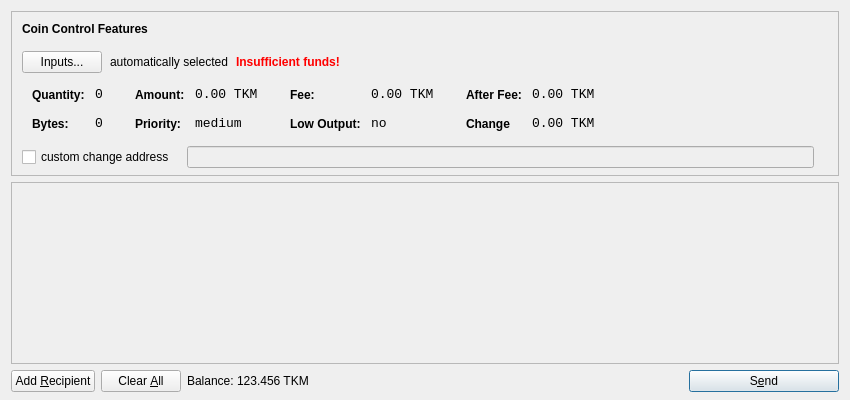
<?xml version="1.0" encoding="UTF-8"?>
<ui version="4.0">
 <class>SendCoinsDialog</class>
 <widget class="QDialog" name="SendCoinsDialog">
  <property name="geometry">
   <rect>
    <x>0</x>
    <y>0</y>
    <width>850</width>
    <height>400</height>
   </rect>
  </property>
  <property name="windowTitle">
   <string>Send Coins</string>
  </property>
  <layout class="QVBoxLayout" name="verticalLayout" stretch="0,1,0">
   <property name="bottomMargin">
    <number>8</number>
   </property>
   <item>
    <widget class="QFrame" name="frameCoinControl">
     <property name="sizePolicy">
      <sizepolicy hsizetype="Expanding" vsizetype="Expanding">
       <horstretch>0</horstretch>
       <verstretch>0</verstretch>
      </sizepolicy>
     </property>
     <property name="maximumSize">
      <size>
       <width>16777215</width>
       <height>16777215</height>
      </size>
     </property>
     <property name="frameShape">
      <enum>QFrame::StyledPanel</enum>
     </property>
     <property name="frameShadow">
      <enum>QFrame::Sunken</enum>
     </property>
     <layout class="QVBoxLayout" name="verticalLayoutCoinControl2">
      <property name="spacing">
       <number>-1</number>
      </property>
      <property name="leftMargin">
       <number>0</number>
      </property>
      <property name="topMargin">
       <number>0</number>
      </property>
      <property name="rightMargin">
       <number>0</number>
      </property>
      <property name="bottomMargin">
       <number>6</number>
      </property>
      <item>
       <layout class="QVBoxLayout" name="verticalLayoutCoinControl" stretch="0,0,0,0,1">
        <property name="spacing">
         <number>0</number>
        </property>
        <property name="leftMargin">
         <number>10</number>
        </property>
        <property name="topMargin">
         <number>10</number>
        </property>
        <item>
         <layout class="QHBoxLayout" name="horizontalLayoutCoinControl1">
          <property name="bottomMargin">
           <number>15</number>
          </property>
          <item>
           <widget class="QLabel" name="labelCoinControlFeatures">
            <property name="sizePolicy">
             <sizepolicy hsizetype="Preferred" vsizetype="Maximum">
              <horstretch>0</horstretch>
              <verstretch>0</verstretch>
             </sizepolicy>
            </property>
            <property name="font">
             <font>
              <weight>75</weight>
              <bold>true</bold>
             </font>
            </property>
            <property name="styleSheet">
             <string notr="true">font-weight:bold;</string>
            </property>
            <property name="text">
             <string>Coin Control Features</string>
            </property>
           </widget>
          </item>
         </layout>
        </item>
        <item>
         <layout class="QHBoxLayout" name="horizontalLayoutCoinControl2" stretch="0,0,0,0">
          <property name="spacing">
           <number>8</number>
          </property>
          <property name="bottomMargin">
           <number>10</number>
          </property>
          <item>
           <widget class="QPushButton" name="pushButtonCoinControl">
            <property name="styleSheet">
             <string notr="true"/>
            </property>
            <property name="text">
             <string>Inputs...</string>
            </property>
           </widget>
          </item>
          <item>
           <widget class="QLabel" name="labelCoinControlAutomaticallySelected">
            <property name="text">
             <string>automatically selected</string>
            </property>
            <property name="margin">
             <number>5</number>
            </property>
           </widget>
          </item>
          <item>
           <widget class="QLabel" name="labelCoinControlInsuffFunds">
            <property name="font">
             <font>
              <weight>75</weight>
              <bold>true</bold>
             </font>
            </property>
            <property name="styleSheet">
             <string notr="true">color:red;font-weight:bold;</string>
            </property>
            <property name="text">
             <string>Insufficient funds!</string>
            </property>
            <property name="margin">
             <number>5</number>
            </property>
           </widget>
          </item>
          <item>
           <spacer name="horizontalSpacerCoinControl">
            <property name="orientation">
             <enum>Qt::Horizontal</enum>
            </property>
            <property name="sizeHint" stdset="0">
             <size>
              <width>40</width>
              <height>1</height>
             </size>
            </property>
           </spacer>
          </item>
         </layout>
        </item>
        <item>
         <widget class="QWidget" name="widgetCoinControl" native="true">
          <property name="sizePolicy">
           <sizepolicy hsizetype="Preferred" vsizetype="Preferred">
            <horstretch>0</horstretch>
            <verstretch>0</verstretch>
           </sizepolicy>
          </property>
          <property name="minimumSize">
           <size>
            <width>0</width>
            <height>0</height>
           </size>
          </property>
          <property name="styleSheet">
           <string notr="true"/>
          </property>
          <layout class="QHBoxLayout" name="horizontalLayoutCoinControl5">
           <property name="leftMargin">
            <number>0</number>
           </property>
           <property name="topMargin">
            <number>0</number>
           </property>
           <property name="rightMargin">
            <number>0</number>
           </property>
           <property name="bottomMargin">
            <number>0</number>
           </property>
           <item>
            <layout class="QHBoxLayout" name="horizontalLayoutCoinControl3" stretch="0,0,0,1">
             <property name="spacing">
              <number>20</number>
             </property>
             <property name="topMargin">
              <number>0</number>
             </property>
             <property name="bottomMargin">
              <number>10</number>
             </property>
             <item>
              <layout class="QFormLayout" name="formLayoutCoinControl1">
               <property name="horizontalSpacing">
                <number>10</number>
               </property>
               <property name="verticalSpacing">
                <number>14</number>
               </property>
               <property name="leftMargin">
                <number>10</number>
               </property>
               <property name="topMargin">
                <number>4</number>
               </property>
               <property name="rightMargin">
                <number>6</number>
               </property>
               <item row="0" column="0">
                <widget class="QLabel" name="labelCoinControlQuantityText">
                 <property name="styleSheet">
                  <string notr="true">font-weight:bold;</string>
                 </property>
                 <property name="text">
                  <string>Quantity:</string>
                 </property>
                 <property name="margin">
                  <number>0</number>
                 </property>
                </widget>
               </item>
               <item row="0" column="1">
                <widget class="QLabel" name="labelCoinControlQuantity">
                 <property name="font">
                  <font>
                   <family>Monospace</family>
                   <pointsize>10</pointsize>
                  </font>
                 </property>
                 <property name="cursor">
                  <cursorShape>IBeamCursor</cursorShape>
                 </property>
                 <property name="contextMenuPolicy">
                  <enum>Qt::ActionsContextMenu</enum>
                 </property>
                 <property name="text">
                  <string>0</string>
                 </property>
                 <property name="margin">
                  <number>0</number>
                 </property>
                 <property name="textInteractionFlags">
                  <set>Qt::LinksAccessibleByMouse|Qt::TextSelectableByKeyboard|Qt::TextSelectableByMouse</set>
                 </property>
                </widget>
               </item>
               <item row="1" column="0">
                <widget class="QLabel" name="labelCoinControlBytesText">
                 <property name="styleSheet">
                  <string notr="true">font-weight:bold;</string>
                 </property>
                 <property name="text">
                  <string>Bytes:</string>
                 </property>
                </widget>
               </item>
               <item row="1" column="1">
                <widget class="QLabel" name="labelCoinControlBytes">
                 <property name="font">
                  <font>
                   <family>Monospace</family>
                   <pointsize>10</pointsize>
                  </font>
                 </property>
                 <property name="cursor">
                  <cursorShape>IBeamCursor</cursorShape>
                 </property>
                 <property name="contextMenuPolicy">
                  <enum>Qt::ActionsContextMenu</enum>
                 </property>
                 <property name="text">
                  <string>0</string>
                 </property>
                 <property name="textInteractionFlags">
                  <set>Qt::LinksAccessibleByMouse|Qt::TextSelectableByKeyboard|Qt::TextSelectableByMouse</set>
                 </property>
                </widget>
               </item>
              </layout>
             </item>
             <item>
              <layout class="QFormLayout" name="formLayoutCoinControl2">
               <property name="horizontalSpacing">
                <number>10</number>
               </property>
               <property name="verticalSpacing">
                <number>14</number>
               </property>
               <property name="leftMargin">
                <number>6</number>
               </property>
               <property name="topMargin">
                <number>4</number>
               </property>
               <property name="rightMargin">
                <number>6</number>
               </property>
               <item row="0" column="0">
                <widget class="QLabel" name="labelCoinControlAmountText">
                 <property name="styleSheet">
                  <string notr="true">font-weight:bold;</string>
                 </property>
                 <property name="text">
                  <string>Amount:</string>
                 </property>
                 <property name="margin">
                  <number>0</number>
                 </property>
                </widget>
               </item>
               <item row="0" column="1">
                <widget class="QLabel" name="labelCoinControlAmount">
                 <property name="font">
                  <font>
                   <family>Monospace</family>
                   <pointsize>10</pointsize>
                  </font>
                 </property>
                 <property name="cursor">
                  <cursorShape>IBeamCursor</cursorShape>
                 </property>
                 <property name="contextMenuPolicy">
                  <enum>Qt::ActionsContextMenu</enum>
                 </property>
                 <property name="text">
                  <string>0.00 TKM</string>
                 </property>
                 <property name="textInteractionFlags">
                  <set>Qt::LinksAccessibleByMouse|Qt::TextSelectableByKeyboard|Qt::TextSelectableByMouse</set>
                 </property>
                </widget>
               </item>
               <item row="1" column="0">
                <widget class="QLabel" name="labelCoinControlPriorityText">
                 <property name="styleSheet">
                  <string notr="true">font-weight:bold;</string>
                 </property>
                 <property name="text">
                  <string>Priority:</string>
                 </property>
                </widget>
               </item>
               <item row="1" column="1">
                <widget class="QLabel" name="labelCoinControlPriority">
                 <property name="font">
                  <font>
                   <family>Monospace</family>
                   <pointsize>10</pointsize>
                  </font>
                 </property>
                 <property name="cursor">
                  <cursorShape>IBeamCursor</cursorShape>
                 </property>
                 <property name="contextMenuPolicy">
                  <enum>Qt::ActionsContextMenu</enum>
                 </property>
                 <property name="text">
                  <string>medium</string>
                 </property>
                 <property name="textInteractionFlags">
                  <set>Qt::LinksAccessibleByMouse|Qt::TextSelectableByKeyboard|Qt::TextSelectableByMouse</set>
                 </property>
                </widget>
               </item>
              </layout>
             </item>
             <item>
              <layout class="QFormLayout" name="formLayoutCoinControl3">
               <property name="horizontalSpacing">
                <number>10</number>
               </property>
               <property name="verticalSpacing">
                <number>14</number>
               </property>
               <property name="leftMargin">
                <number>6</number>
               </property>
               <property name="topMargin">
                <number>4</number>
               </property>
               <property name="rightMargin">
                <number>6</number>
               </property>
               <item row="0" column="0">
                <widget class="QLabel" name="labelCoinControlFeeText">
                 <property name="styleSheet">
                  <string notr="true">font-weight:bold;</string>
                 </property>
                 <property name="text">
                  <string>Fee:</string>
                 </property>
                 <property name="margin">
                  <number>0</number>
                 </property>
                </widget>
               </item>
               <item row="0" column="1">
                <widget class="QLabel" name="labelCoinControlFee">
                 <property name="font">
                  <font>
                   <family>Monospace</family>
                   <pointsize>10</pointsize>
                  </font>
                 </property>
                 <property name="cursor">
                  <cursorShape>IBeamCursor</cursorShape>
                 </property>
                 <property name="contextMenuPolicy">
                  <enum>Qt::ActionsContextMenu</enum>
                 </property>
                 <property name="text">
                  <string>0.00 TKM</string>
                 </property>
                 <property name="textInteractionFlags">
                  <set>Qt::LinksAccessibleByMouse|Qt::TextSelectableByKeyboard|Qt::TextSelectableByMouse</set>
                 </property>
                </widget>
               </item>
               <item row="1" column="0">
                <widget class="QLabel" name="labelCoinControlLowOutputText">
                 <property name="styleSheet">
                  <string notr="true">font-weight:bold;</string>
                 </property>
                 <property name="text">
                  <string>Low Output:</string>
                 </property>
                </widget>
               </item>
               <item row="1" column="1">
                <widget class="QLabel" name="labelCoinControlLowOutput">
                 <property name="font">
                  <font>
                   <family>Monospace</family>
                   <pointsize>10</pointsize>
                  </font>
                 </property>
                 <property name="cursor">
                  <cursorShape>IBeamCursor</cursorShape>
                 </property>
                 <property name="contextMenuPolicy">
                  <enum>Qt::ActionsContextMenu</enum>
                 </property>
                 <property name="text">
                  <string>no</string>
                 </property>
                 <property name="textInteractionFlags">
                  <set>Qt::LinksAccessibleByMouse|Qt::TextSelectableByKeyboard|Qt::TextSelectableByMouse</set>
                 </property>
                </widget>
               </item>
              </layout>
             </item>
             <item>
              <layout class="QFormLayout" name="formLayoutCoinControl4">
               <property name="horizontalSpacing">
                <number>10</number>
               </property>
               <property name="verticalSpacing">
                <number>14</number>
               </property>
               <property name="leftMargin">
                <number>6</number>
               </property>
               <property name="topMargin">
                <number>4</number>
               </property>
               <property name="rightMargin">
                <number>6</number>
               </property>
               <item row="0" column="0">
                <widget class="QLabel" name="labelCoinControlAfterFeeText">
                 <property name="styleSheet">
                  <string notr="true">font-weight:bold;</string>
                 </property>
                 <property name="text">
                  <string>After Fee:</string>
                 </property>
                 <property name="margin">
                  <number>0</number>
                 </property>
                </widget>
               </item>
               <item row="0" column="1">
                <widget class="QLabel" name="labelCoinControlAfterFee">
                 <property name="font">
                  <font>
                   <family>Monospace</family>
                   <pointsize>10</pointsize>
                  </font>
                 </property>
                 <property name="cursor">
                  <cursorShape>IBeamCursor</cursorShape>
                 </property>
                 <property name="contextMenuPolicy">
                  <enum>Qt::ActionsContextMenu</enum>
                 </property>
                 <property name="text">
                  <string>0.00 TKM</string>
                 </property>
                 <property name="textInteractionFlags">
                  <set>Qt::LinksAccessibleByMouse|Qt::TextSelectableByKeyboard|Qt::TextSelectableByMouse</set>
                 </property>
                </widget>
               </item>
               <item row="1" column="0">
                <widget class="QLabel" name="labelCoinControlChangeText">
                 <property name="styleSheet">
                  <string notr="true">font-weight:bold;</string>
                 </property>
                 <property name="text">
                  <string>Change</string>
                 </property>
                </widget>
               </item>
               <item row="1" column="1">
                <widget class="QLabel" name="labelCoinControlChange">
                 <property name="font">
                  <font>
                   <family>Monospace</family>
                   <pointsize>10</pointsize>
                  </font>
                 </property>
                 <property name="cursor">
                  <cursorShape>IBeamCursor</cursorShape>
                 </property>
                 <property name="contextMenuPolicy">
                  <enum>Qt::ActionsContextMenu</enum>
                 </property>
                 <property name="text">
                  <string>0.00 TKM</string>
                 </property>
                 <property name="textInteractionFlags">
                  <set>Qt::LinksAccessibleByMouse|Qt::TextSelectableByKeyboard|Qt::TextSelectableByMouse</set>
                 </property>
                </widget>
               </item>
              </layout>
             </item>
            </layout>
           </item>
          </layout>
         </widget>
        </item>
        <item>
         <layout class="QHBoxLayout" name="horizontalLayoutCoinControl4" stretch="0,0,0">
          <property name="spacing">
           <number>12</number>
          </property>
          <property name="sizeConstraint">
           <enum>QLayout::SetDefaultConstraint</enum>
          </property>
          <property name="topMargin">
           <number>5</number>
          </property>
          <property name="rightMargin">
           <number>5</number>
          </property>
          <item>
           <widget class="QCheckBox" name="checkBoxCoinControlChange">
            <property name="text">
             <string>custom change address</string>
            </property>
           </widget>
          </item>
          <item>
           <widget class="QLineEdit" name="lineEditCoinControlChange">
            <property name="enabled">
             <bool>false</bool>
            </property>
            <property name="sizePolicy">
             <sizepolicy hsizetype="Expanding" vsizetype="Fixed">
              <horstretch>0</horstretch>
              <verstretch>0</verstretch>
             </sizepolicy>
            </property>
           </widget>
          </item>
          <item>
           <widget class="QLabel" name="labelCoinControlChangeLabel">
            <property name="sizePolicy">
             <sizepolicy hsizetype="Preferred" vsizetype="Expanding">
              <horstretch>0</horstretch>
              <verstretch>0</verstretch>
             </sizepolicy>
            </property>
            <property name="minimumSize">
             <size>
              <width>0</width>
              <height>0</height>
             </size>
            </property>
            <property name="text">
             <string/>
            </property>
            <property name="margin">
             <number>3</number>
            </property>
           </widget>
          </item>
         </layout>
        </item>
        <item>
         <spacer name="verticalSpacerCoinControl">
          <property name="orientation">
           <enum>Qt::Vertical</enum>
          </property>
          <property name="sizeHint" stdset="0">
           <size>
            <width>800</width>
            <height>1</height>
           </size>
          </property>
         </spacer>
        </item>
       </layout>
      </item>
     </layout>
    </widget>
   </item>
   <item>
    <widget class="QScrollArea" name="scrollArea">
     <property name="widgetResizable">
      <bool>true</bool>
     </property>
     <widget class="QWidget" name="scrollAreaWidgetContents">
      <property name="geometry">
       <rect>
        <x>0</x>
        <y>0</y>
        <width>824</width>
        <height>141</height>
       </rect>
      </property>
      <layout class="QVBoxLayout" name="verticalLayout_2">
       <property name="leftMargin">
        <number>0</number>
       </property>
       <property name="topMargin">
        <number>0</number>
       </property>
       <property name="rightMargin">
        <number>0</number>
       </property>
       <property name="bottomMargin">
        <number>0</number>
       </property>
       <item>
        <layout class="QVBoxLayout" name="entries">
         <property name="spacing">
          <number>6</number>
         </property>
        </layout>
       </item>
       <item>
        <spacer name="verticalSpacer">
         <property name="orientation">
          <enum>Qt::Vertical</enum>
         </property>
         <property name="sizeHint" stdset="0">
          <size>
           <width>20</width>
           <height>40</height>
          </size>
         </property>
        </spacer>
       </item>
      </layout>
     </widget>
    </widget>
   </item>
   <item>
    <layout class="QHBoxLayout" name="horizontalLayout">
     <item>
      <widget class="QPushButton" name="addButton">
       <property name="toolTip">
        <string>Send to multiple recipients at once</string>
       </property>
       <property name="text">
        <string>Add &amp;Recipient</string>
       </property>
       <property name="icon">
        <iconset resource="../bitcoin.qrc">
         <normaloff>:/icons/add</normaloff>:/icons/add</iconset>
       </property>
       <property name="autoDefault">
        <bool>false</bool>
       </property>
      </widget>
     </item>
     <item>
      <widget class="QPushButton" name="clearButton">
       <property name="sizePolicy">
        <sizepolicy hsizetype="Minimum" vsizetype="Fixed">
         <horstretch>0</horstretch>
         <verstretch>0</verstretch>
        </sizepolicy>
       </property>
       <property name="toolTip">
        <string>Remove all transaction fields</string>
       </property>
       <property name="text">
        <string>Clear &amp;All</string>
       </property>
       <property name="icon">
        <iconset resource="../bitcoin.qrc">
         <normaloff>:/icons/remove</normaloff>:/icons/remove</iconset>
       </property>
       <property name="autoRepeatDelay">
        <number>300</number>
       </property>
       <property name="autoDefault">
        <bool>false</bool>
       </property>
      </widget>
     </item>
     <item>
      <layout class="QHBoxLayout" name="horizontalLayout_2">
       <property name="spacing">
        <number>3</number>
       </property>
       <item>
        <widget class="QLabel" name="label">
         <property name="sizePolicy">
          <sizepolicy hsizetype="Preferred" vsizetype="Fixed">
           <horstretch>0</horstretch>
           <verstretch>0</verstretch>
          </sizepolicy>
         </property>
         <property name="text">
          <string>Balance:</string>
         </property>
        </widget>
       </item>
       <item>
        <widget class="QLabel" name="labelBalance">
         <property name="sizePolicy">
          <sizepolicy hsizetype="Preferred" vsizetype="Fixed">
           <horstretch>0</horstretch>
           <verstretch>0</verstretch>
          </sizepolicy>
         </property>
         <property name="cursor">
          <cursorShape>IBeamCursor</cursorShape>
         </property>
         <property name="text">
          <string>123.456 TKM</string>
         </property>
         <property name="textInteractionFlags">
          <set>Qt::LinksAccessibleByMouse|Qt::TextSelectableByKeyboard|Qt::TextSelectableByMouse</set>
         </property>
        </widget>
       </item>
      </layout>
     </item>
     <item>
      <spacer name="horizontalSpacer">
       <property name="orientation">
        <enum>Qt::Horizontal</enum>
       </property>
       <property name="sizeHint" stdset="0">
        <size>
         <width>40</width>
         <height>20</height>
        </size>
       </property>
      </spacer>
     </item>
     <item>
      <widget class="QPushButton" name="sendButton">
       <property name="minimumSize">
        <size>
         <width>150</width>
         <height>0</height>
        </size>
       </property>
       <property name="toolTip">
        <string>Confirm the send action</string>
       </property>
       <property name="text">
        <string>S&amp;end</string>
       </property>
       <property name="icon">
        <iconset resource="../bitcoin.qrc">
         <normaloff>:/icons/send</normaloff>:/icons/send</iconset>
       </property>
       <property name="default">
        <bool>true</bool>
       </property>
      </widget>
     </item>
    </layout>
   </item>
  </layout>
 </widget>
 <resources>
  <include location="../bitcoin.qrc"/>
 </resources>
 <connections/>
</ui>
